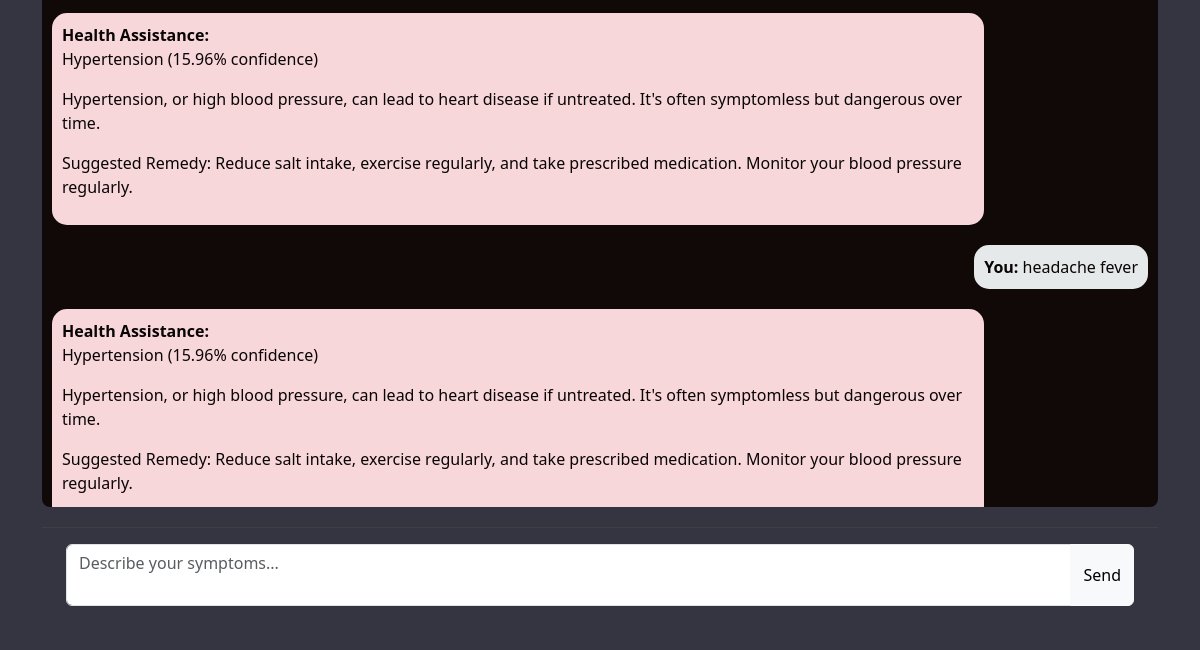
/ (signed in, lower part), run on an earlier commit of the app's database.
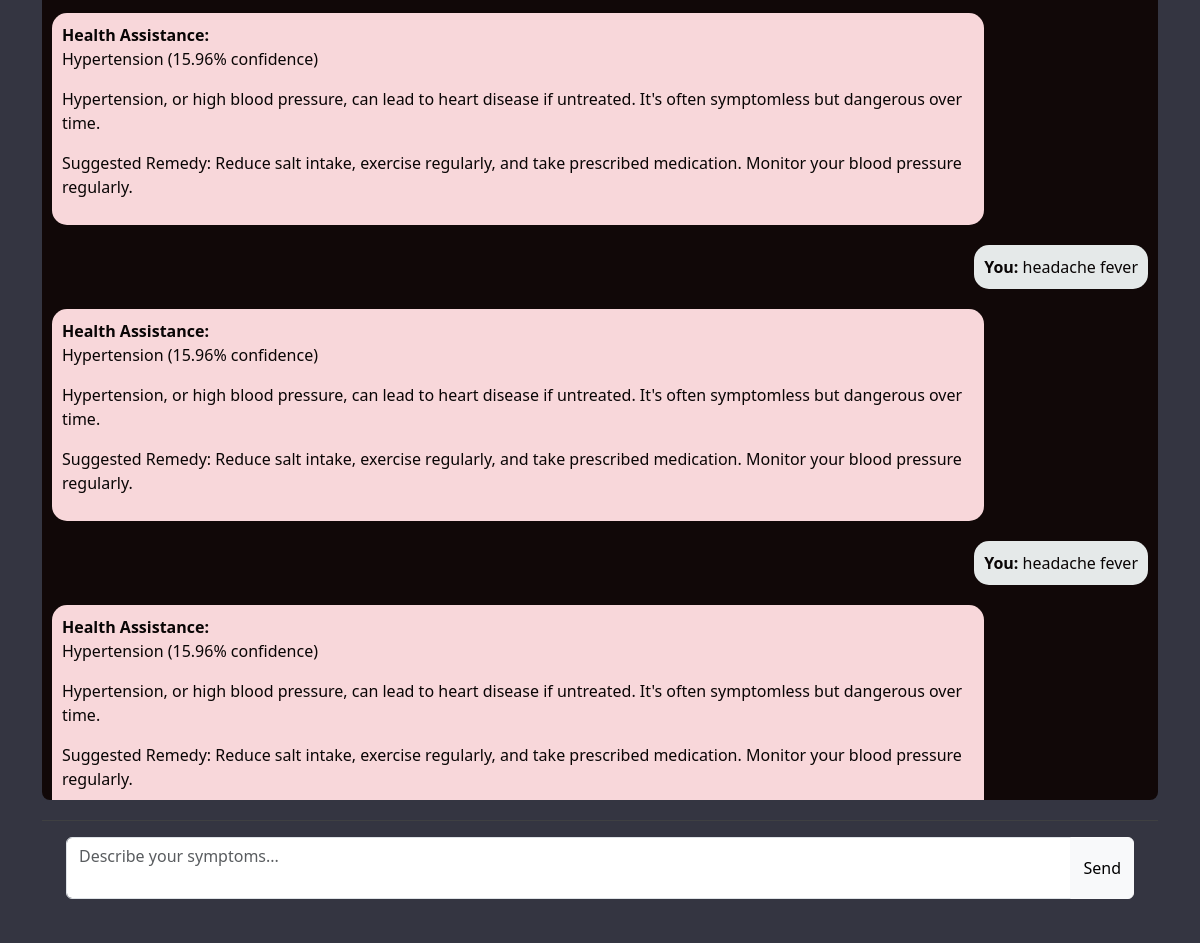
And on a later commit of the database.
### diagnosis/models.py (models this page shows)
class ChatMessage(models.Model):
    user = models.ForeignKey(User, on_delete=models.CASCADE)
    message = models.TextField()
    response = models.TextField()
    timestamp = models.DateTimeField(auto_now_add=True)
    class Meta:
        ordering = ['timestamp']

### diagnosis/views.py (the view, shortened to what this page needs)
# urls.py: path('', symptom_checker, name='symptom_checker'),
@login_required
def symptom_checker(request):
    user_input = request.POST.get('symptoms')
    predictions = []
    chat_history = ChatMessage.objects.filter(user=request.user)
    return render(request, 'diagnosis/diagnosis_form.html', {
        'chat_history': chat_history
    })

### templates/diagnosis/diagnosis_form.html (shortened to what this page needs)
{% extends 'base.html' %}
{% block content %}
<div class="container py-3">
<div class="chat-window d-flex flex-column" id="chat-area">
<div class="chat-container">
    {% for chat in chat_history %}
        <div class="user-message"><strong>You:</strong> {{ chat.message }}</div>
        <div class="bot-response"><strong>Health Assistance:</strong> {{ chat.response|linebreaks }}</div>
    {% endfor %}
</div>
</div>
<div class="chat-form">
    <form method="POST" id="symptom-form">
        <div class="input-group">
            <textarea name="symptoms" rows="2" class="form-control" placeholder="Describe your symptoms...">{{ user_input }}</textarea>
            <button class="btn btn-light" type="submit">Send</button>
        </div>
    </form>
</div>
</div>
</div>
{% endblock %}

What changed in the data, as far as the page shows it:
added ChatMessage: message "headache fever", response "Hypertension (15.96% confidence) Hypertension, or high blood pressure, can lead to heart disease if untreated. It's often symptomless but dangerous over time. Suggested Remedy: Reduce salt intake, exercise regularly, and take prescribed medication. Monitor your blood pressure regularly."
